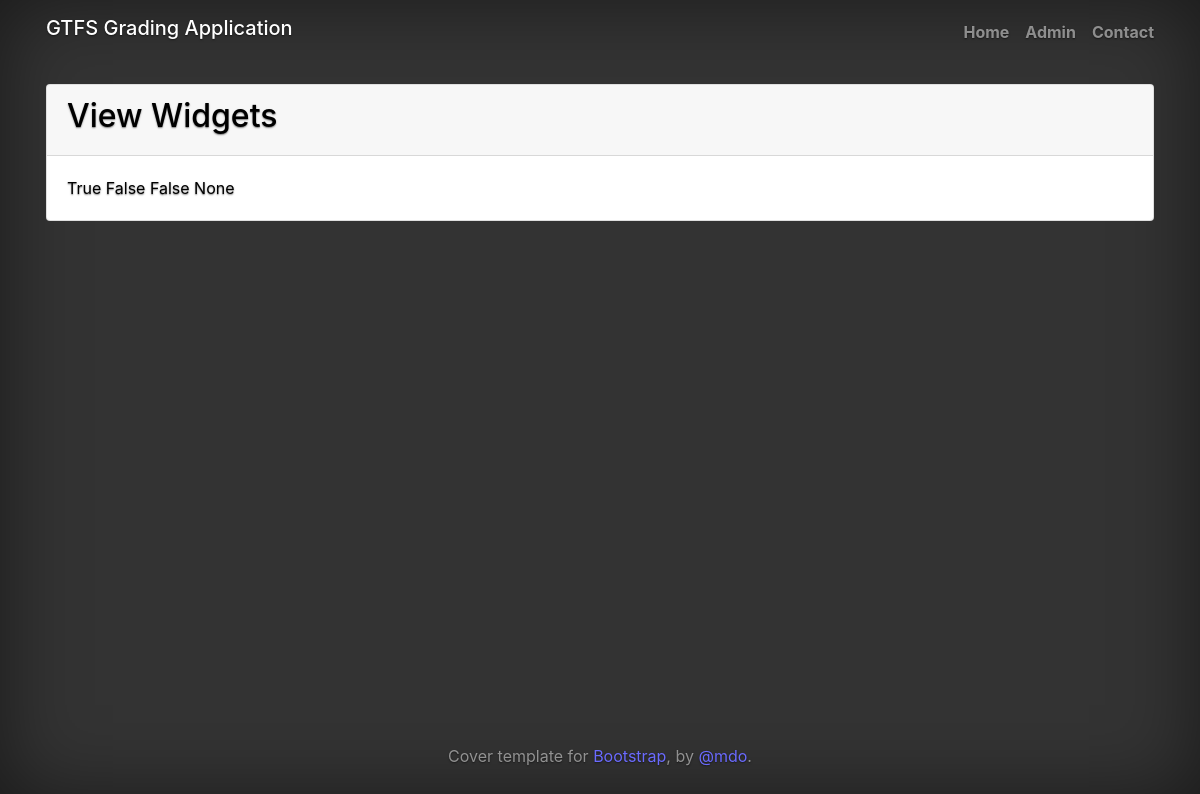
Screenshot of /gtfs_admin/view_review_widget/1/ with the database file from the repository.
### gtfs_grading_app/models.py (models this page shows, shortened)
class review_widget(models.Model):
    has_field = models.BooleanField(null=False, default=True)
    has_related_field_same_table = models.BooleanField(null=False, default=False)
    related_field_same_table = models.ManyToManyField(gtfs_field, related_name='+')
    has_related_field_other_table = models.BooleanField(null=False, default=False)
    related_field_other_table = models.CharField(max_length=150, null=True) # named reference to a function that will be coded to select this data

### gtfs_grading_app/views.py (the view)
# urls.py: path('gtfs_admin/view_review_widget/<int:pk>/', views.ViewReviewWidget.as_view(), name='view_review_widget'),
class ViewReviewWidget(DetailView):
    def get(self, request, *args, **kwargs):
        this_review_widget = get_object_or_404(review_widget, pk=kwargs['pk'])
        context = {'review_widget': this_review_widget}
        return render(request, 'admin/view_review_widget.html', context)

### templates/admin/view_review_widget.html (shortened to what this page needs)
{% extends "admin/view_widgets.html" %}
{% load static %}
{% block review_widget_details %}
    {{ review_widget.has_field }}
    {{ review_widget.has_related_field_same_table }}
    {{ review_widget.has_related_field_other_table }}
    {{ review_widget.related_field_other_table }}
{% endblock %}

### gtfs_grading_app/static/css/custom.css (style rules this page uses)
html, body { height: 100%; background-color: #333; }
body { display: -ms-flexbox; display: -webkit-box; display: flex; -ms-flex-pack: center; -webkit-box-pack: center; justify-content: center; color: #fff; text-shadow: 0 .05rem .1rem rgba(0, 0, 0, .5); box-shadow: inset 0 0 5rem rgba(0, 0, 0, .5); }

### rows the page displays
review_widget: has_field "True", has_related_field_same_table "False", has_related_field_other_table "False", related_field_other_table "None"
